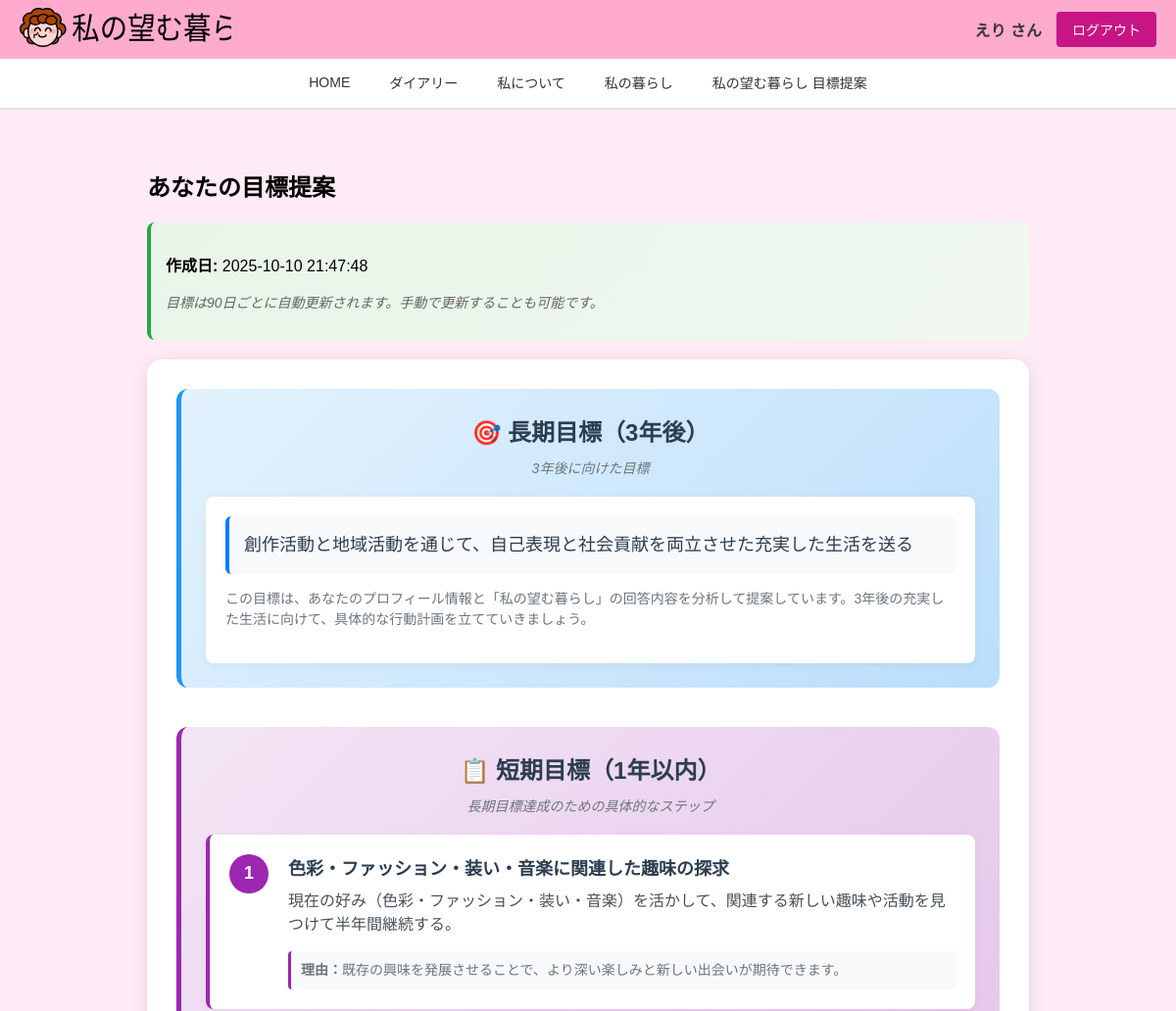
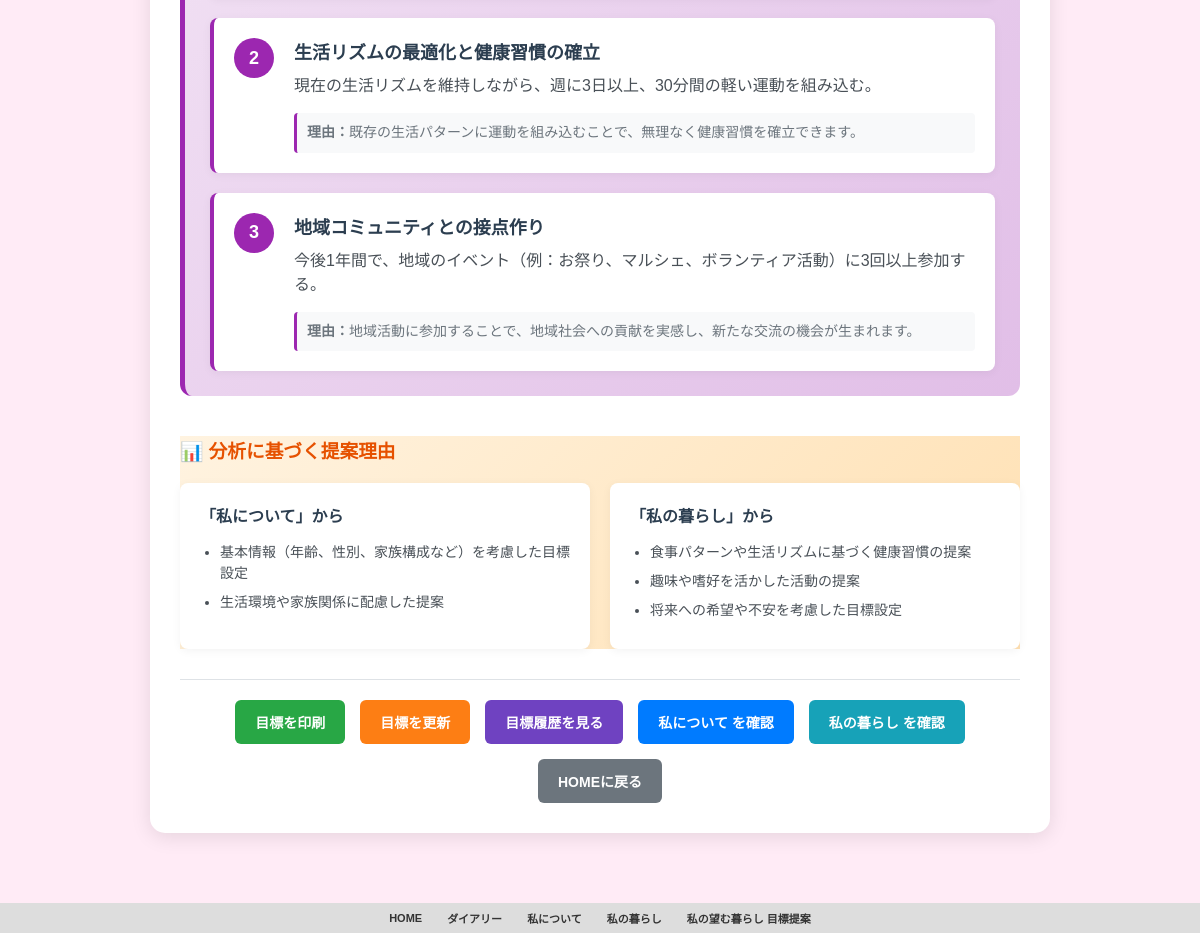
The page /goals (signed in) on the database its author committed (2 pictures, top to bottom).
### tables this page shows
CREATE TABLE user_goals (
                id INTEGER PRIMARY KEY AUTOINCREMENT,
                user_id VARCHAR(50) NOT NULL,
                long_term_goal TEXT NOT NULL,
                short_term_goals TEXT NOT NULL,
                goals_version INTEGER DEFAULT 1,
                created_at TIMESTAMP DEFAULT CURRENT_TIMESTAMP,
                FOREIGN KEY (user_id) REFERENCES users (user_id)
            );

### app.py (the view)
@app.route("/goals")
@login_required
def goals():
    if session.get("user_type") == "family":
        parent_user_id = session.get("parent_user_id")
        user_id = parent_user_id
    else:
        user_id = session["user_id"]
    updated = request.args.get("updated", False)
    latest_goals = db.get_latest_user_goals(user_id)
    data_changed = False if updated else db.has_data_changed(user_id)
    needs_update = db.should_update_goals(user_id)
    if not latest_goals or needs_update:
        goals_data = db.analyze_user_goals(user_id)
        if data_changed:
            saved_id = db.save_user_goals_forced(user_id, goals_data)
            is_new_goals = True
        else:
            saved_id = db.save_user_goals_check(user_id, goals_data)
            is_new_goals = saved_id is not None
    else:
        goals_data = {"long_term_goal": latest_goals[2], "short_term_goals": latest_goals[3]}
        is_new_goals = False
    user_data = db.get_user_by_id(user_id)
    return render_template(
        "goals.html",
        goals=goals_data,
        user=user_data,
        is_new_goals=is_new_goals,
        goals_created_at=latest_goals[5] if latest_goals else None,
        data_changed=data_changed,
    )

### app.py (called while the page is built)
def login_required(f):
    @wraps(f)
    def decorated_function(*args, **kwargs):
        if "user_id" not in session:
            return redirect(url_for("index"))
        return f(*args, **kwargs)
    return decorated_function

### config.py (called while the page is built)
    def get_connection(self):
        conn = sqlite3.connect(self.db_path, timeout=30.0)
        conn.execute("PRAGMA journal_mode=WAL")
        conn.execute("PRAGMA busy_timeout=30000")  # 30秒
        return conn

    def get_user_by_id(self, user_id):
        conn = self.get_connection()
        cursor = conn.cursor()
        cursor.execute(
            """
            SELECT id, user_id, email, password, user_type, name, furigana, nickname,
                   gender, birth_date, family_id1, family_id2, family_id3,
                   created_at, updated_at
            FROM users WHERE user_id = ?
        """,
            (user_id,),
        )
        user = cursor.fetchone()
        conn.close()
        return user

    def get_latest_user_goals(self, user_id):
        import json
        conn = self.get_connection()
        cursor = conn.cursor()
        cursor.execute(
            "SELECT * FROM user_goals WHERE user_id = ? ORDER BY created_at DESC LIMIT 1", (user_id,)
        )
        goal = cursor.fetchone()
        if goal:
            parsed_goal = list(goal)
            parsed_goal[3] = json.loads(goal[3])  # short_term_goalsをパース
            conn.close()
            return parsed_goal
        conn.close()
        return None

    def should_update_goals(self, user_id):
        import datetime
        conn = self.get_connection()
        cursor = conn.cursor()
        cursor.execute(
            "SELECT created_at FROM user_goals WHERE user_id = ? ORDER BY created_at DESC LIMIT 1", (user_id,)
        )
        result = cursor.fetchone()
        conn.close()
        if not result:
            return True  # 目標が存在しない場合は作成
        last_created = datetime.datetime.strptime(result[0], "%Y-%m-%d %H:%M:%S")
        days_diff = (datetime.datetime.now() - last_created).days
        return days_diff >= 90  # 90日以上経過している場合は更新

### templates/goals.html (shortened to what this page needs)
{% extends "base.html" %}
{% block nickname %}{{ session.get('nickname', 'ゲスト') }}{% endblock %}
{% block content %}
<div class="goals-page">
    <h2>あなたの目標提案</h2>
    <div class="goals-info-header">
        {% if goals_created_at %}
        <div class="goals-date-info">
            <p><strong>作成日:</strong> {{ goals_created_at }}</p>
        </div>
        {% endif %}
        <div class="goals-update-info">
            <p><em>目標は90日ごとに自動更新されます。手動で更新することも可能です。</em></p>
        </div>
    </div>
    <div class="goals-container">
        <div class="goal-section long-term-goal">
            <div class="goal-header">
                <h3>🎯 長期目標（3年後）</h3>
                <div class="goal-period">3年後に向けた目標</div>
            </div>
            <div class="goal-content">
                <div class="goal-text">
                    {{ goals.long_term_goal }}
                </div>
                <div class="goal-explanation">
                    <p>この目標は、あなたのプロフィール情報と「私の望む暮らし」の回答内容を分析して提案しています。3年後の充実した生活に向けて、具体的な行動計画を立てていきましょう。</p>
                </div>
            </div>
        </div>
        <div class="goal-section short-term-goals">
            <div class="goal-header">
                <h3>📋 短期目標（1年以内）</h3>
                <div class="goal-period">長期目標達成のための具体的なステップ</div>
            </div>
            <div class="short-goals-list">
                {% for goal in goals.short_term_goals %}
                <div class="short-goal-item">
                    <div class="goal-number">{{ loop.index }}</div>
                    <div class="goal-details">
                        <h4 class="goal-title">{{ goal.title }}</h4>
                        <div class="goal-description">
                            {{ goal.description }}
                        </div>
                        <div class="goal-reason">
                            <strong>理由：</strong>{{ goal.reason }}
                        </div>
                    </div>
                </div>
                {% endfor %}
            </div>
        </div>
        <div class="analysis-section">
            <div class="analysis-header">
                <h3>📊 分析に基づく提案理由</h3>
            </div>
            <div class="analysis-content">
                <div class="analysis-item">
                    <h4>「私について」から</h4>
                    <ul>
                        <li>基本情報（年齢、性別、家族構成など）を考慮した目標設定</li>
                        <li>生活環境や家族関係に配慮した提案</li>
                    </ul>
                </div>
                <div class="analysis-item">
                    <h4>「私の暮らし」から</h4>
                    <ul>
                        <li>食事パターンや生活リズムに基づく健康習慣の提案</li>
                        <li>趣味や嗜好を活かした活動の提案</li>
                        <li>将来への希望や不安を考慮した目標設定</li>
                    </ul>
                </div>
            </div>
        </div>
        <div class="goals-actions">
            <button onclick="printGoals()" class="print-btn">目標を印刷</button>
            <form method="POST" action="{{ url_for('update_goals') }}" style="display: inline;">
                <button type="submit" class="update-btn" onclick="return confirm('目標を更新しますか？新しいデータに基づいて目標が再生成されます。')">目標を更新</button>
            </form>
            <a href="{{ url_for('goals_history') }}" class="history-btn">目標履歴を見る</a>
            <a href="{{ url_for('profile_table') }}" class="profile-btn">私について を確認</a>
            <a href="{{ url_for('iwlm_table') }}" class="iwlm-btn">私の暮らし を確認</a>
            <a href="{{ url_for('dashboard') }}" class="back-btn">HOMEに戻る</a>
        </div>
    </div>
</div>
{% endblock %}

### static/style.css (style rules this page uses)
body { background-color: #FFEBF6; margin: 0; padding: 0; font-family: Arial, sans-serif; min-height: 100vh; }
.print-btn { background: #dc3545; color: white; border: none; padding: 10px 20px; border-radius: 5px; cursor: pointer; font-size: 14px; }
.edit-btn, .create-btn, .delete-btn, .back-btn { padding: 10px 20px; border: none; border-radius: 5px; cursor: pointer; text-decoration: none; font-size: 14px; text-align: center; display: inline-block; }
.back-btn { background: #6c757d; color: white; }
.list-btn, .calendar-btn, .back-btn { padding: 10px 20px; background: #007bff; color: white; text-decoration: none; border-radius: 5px; font-size: 14px; }
.goals-page { max-width: 900px; margin: 0 auto; padding: 20px; }
.goals-container { background: white; border-radius: 15px; box-shadow: 0 4px 20px rgba(0, 0, 0, 0.1); padding: 30px; margin-bottom: 20px; }
.goal-section { margin-bottom: 40px; padding: 25px; border-radius: 12px; background: linear-gradient(135deg, #f8f9fa 0%, #e9ecef 100%); border-left: 5px solid #007bff; }
.long-term-goal { background: linear-gradient(135deg, #e3f2fd 0%, #bbdefb 100%); border-left-color: #2196f3; }
.short-term-goals { background: linear-gradient(135deg, #f3e5f5 0%, #e1bee7 100%); border-left-color: #9c27b0; }
.goal-header { margin-bottom: 20px; text-align: center; }
.goal-header h3 { color: #2c3e50; font-size: 24px; margin: 0 0 10px 0; font-weight: bold; }
.goal-period { color: #6c757d; font-size: 14px; font-style: italic; }
.goal-content { background: white; padding: 20px; border-radius: 8px; box-shadow: 0 2px 10px rgba(0, 0, 0, 0.05); }
.goal-text { font-size: 18px; line-height: 1.6; color: #2c3e50; margin-bottom: 15px; padding: 15px; background: #f8f9fa; border-radius: 6px; border-left: 4px solid #007bff; }
.goal-explanation { font-size: 14px; color: #6c757d; line-height: 1.5; }
.short-goals-list { display: flex; flex-direction: column; gap: 20px; }
.short-goal-item { display: flex; gap: 20px; background: white; padding: 20px; border-radius: 8px; box-shadow: 0 2px 10px rgba(0, 0, 0, 0.05); border-left: 4px solid #9c27b0; }
.goal-number { flex-shrink: 0; width: 40px; height: 40px; background: #9c27b0; color: white; border-radius: 50%; display: flex; align-items: center; justify-content: center; font-weight: bold; font-size: 18px; }
.goal-details { flex: 1; }
.goal-title { color: #2c3e50; font-size: 18px; margin: 0 0 10px 0; font-weight: bold; }
.goal-description { font-size: 16px; line-height: 1.5; color: #495057; margin-bottom: 15px; }
.goal-reason { font-size: 14px; line-height: 1.4; color: #6c757d; background: #f8f9fa; padding: 10px; border-radius: 4px; border-left: 3px solid #9c27b0; }
.analysis-section { background: linear-gradient(135deg, #fff3e0 0%, #ffe0b2 100%); border-left-color: #ff9800; margin-top: 30px; }
.analysis-header h3 { color: #e65100; }
.analysis-content { display: grid; grid-template-columns: 1fr 1fr; gap: 20px; margin-top: 20px; }
.analysis-item { background: white; padding: 20px; border-radius: 8px; box-shadow: 0 2px 10px rgba(0, 0, 0, 0.05); }
.analysis-item h4 { color: #2c3e50; font-size: 16px; margin: 0 0 15px 0; font-weight: bold; }
.analysis-item ul { margin: 0; padding-left: 20px; }
.analysis-item li { font-size: 14px; line-height: 1.5; color: #495057; margin-bottom: 8px; }
.goals-actions { display: flex; gap: 15px; justify-content: center; flex-wrap: wrap; margin-top: 30px; padding-top: 20px; border-top: 1px solid #dee2e6; }
.print-btn, .profile-btn, .iwlm-btn, .back-btn, .update-btn, .history-btn, .current-goals-btn { padding: 12px 20px; border: none; border-radius: 6px; cursor: pointer; font-size: 14px; font-weight: bold; text-decoration: none; display: inline-block; transition: all 0.3s ease; }
.print-btn { background: #28a745; color: white; }
.profile-btn { background: #007bff; color: white; }
.iwlm-btn { background: #17a2b8; color: white; }
.update-btn { background: #fd7e14; color: white; }
.history-btn { background: #6f42c1; color: white; }
.goals-info-header { background: linear-gradient(135deg, #e8f5e8 0%, #f0f8f0 100%); padding: 15px; border-radius: 8px; margin-bottom: 20px; border-left: 4px solid #28a745; }
.goals-date-info { margin-bottom: 10px; }
.goals-update-info { font-size: 14px; color: #666; }

### rows shown on the page
user_goals: created_at "2025-10-10 21:47:48", long_term_goal "創作活動と地域活動を通じて、自己表現と社会貢献を両立させた充実した生活を送る"

### other values the page prints
{{ session.get('nickname', 'ゲスト') }} "えり"
{{ goal.title }} "色彩・ファッション・装い・音楽に関連した趣味の探求" "生活リズムの最適化と健康習慣の確立" "地域コミュニティとの接点作り"
{{ goal.description }} "現在の好み（色彩・ファッション・装い・音楽）を活かして、関連する新しい趣味や活動を見つけて半年間継続する。" "現在の生活リズムを維持しながら、週に3日以上、30分間の軽い運動を組み込む。" "今後1年間で、地域のイベント（例：お祭り、マルシェ、ボランティア活動）に3回以上参加する。"
{{ goal.reason }} "既存の興味を発展させることで、より深い楽しみと新しい出会いが期待できます。" "既存の生活パターンに運動を組み込むことで、無理なく健康習慣を確立できます。" "地域活動に参加することで、地域社会への貢献を実感し、新たな交流の機会が生まれます。"
